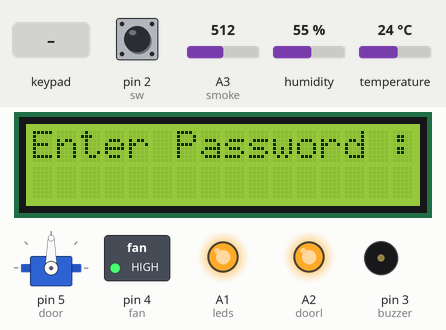
Simulated run of this sketch. Board: Arduino Uno, built with avr-gcc and run on an emulated ATmega328P. On the bench: servo, 16×2 character LCD, switched loads named in the sketch (green lamp = pin HIGH), output pins drawn as LEDs (lit = HIGH), buzzer (waves = sounding). The test bench sets the inputs (shaded band); at power-on: A3 (smoke) = 512, pin 2 (sw) HIGH, humidity 55 %, temperature 24 °C. Pins used as bus, display or sensor lines are not drawn; what the sketch prints to the serial monitor is not drawn.

Above: at 5.4 s.
5.5 s: A3 (smoke) set to 313
10.9 s: A3 (smoke) set to 286
At 12.4 s:
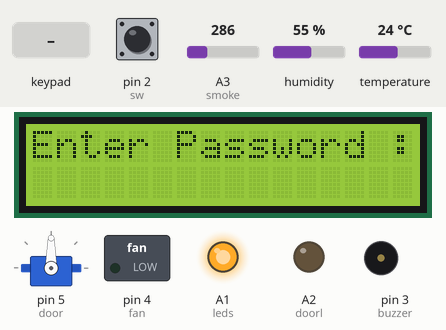
13.1 s: keypad keys 2 0 0 5 A pressed 0.4 s apart
At 16.1 s:
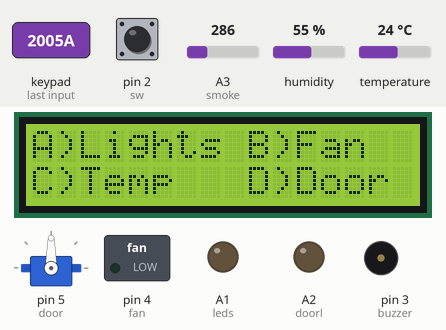
16.6 s: key 'C' pressed
At 17.7 s:
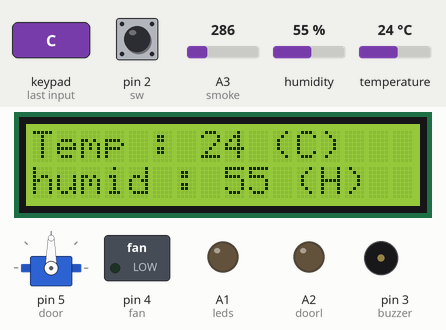
22.0 s: keypad keys 2 0 0 5 # pressed 0.4 s apart
At 24.4 s:
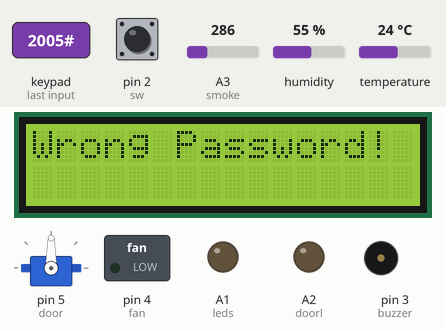
25.5 s: A3 (smoke) set to 306
At 26.6 s:
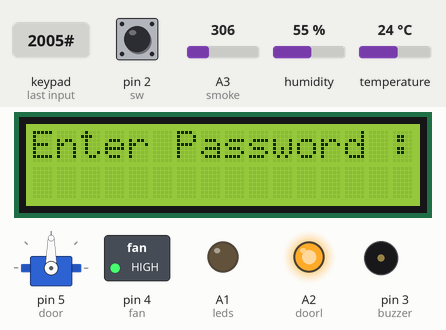
Timing chart, 0 to 30.3 s (numbered marks = the images above; inputs shaded):
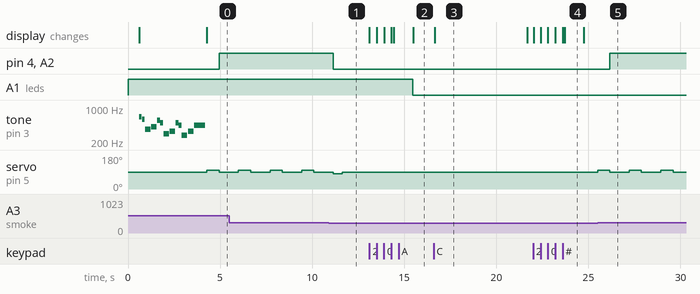

The sketch:

Main.ino
```cpp
/*--------------------------------------------------------------*/
/*---------------- Define ----------------*/
/*--------------------------------------------------------------*/
/*----------------------------------------------------------*/
#define NOTE_B0  31
#define NOTE_C1  33
#define NOTE_CS1 35
#define NOTE_D1  37
#define NOTE_DS1 39
#define NOTE_E1  41
#define NOTE_F1  44
#define NOTE_FS1 46
#define NOTE_G1  49
#define NOTE_GS1 52
#define NOTE_A1  55
#define NOTE_AS1 58
#define NOTE_B1  62
#define NOTE_C2  65
#define NOTE_CS2 69
#define NOTE_D2  73
#define NOTE_DS2 78
#define NOTE_E2  82
#define NOTE_F2  87
#define NOTE_FS2 93
#define NOTE_G2  98
#define NOTE_GS2 104
#define NOTE_A2  110
#define NOTE_AS2 117
#define NOTE_B2  123
#define NOTE_C3  131
#define NOTE_CS3 139
#define NOTE_D3  147
#define NOTE_DS3 156
#define NOTE_E3  165
#define NOTE_F3  175
#define NOTE_FS3 185
#define NOTE_G3  196
#define NOTE_GS3 208
#define NOTE_A3  220
#define NOTE_AS3 233
#define NOTE_B3  247
#define NOTE_C4  262
#define NOTE_CS4 277
#define NOTE_D4  294
#define NOTE_DS4 311
#define NOTE_E4  330
#define NOTE_F4  349
#define NOTE_FS4 370
#define NOTE_G4  392
#define NOTE_GS4 415
#define NOTE_A4  440
#define NOTE_AS4 466
#define NOTE_B4  494
#define NOTE_C5  523
#define NOTE_CS5 554
#define NOTE_D5  587
#define NOTE_DS5 622
#define NOTE_E5  659
#define NOTE_F5  698
#define NOTE_FS5 740
#define NOTE_G5  784
#define NOTE_GS5 831
#define NOTE_A5  880
#define NOTE_AS5 932
#define NOTE_B5  988
#define NOTE_C6  1047
#define NOTE_CS6 1109
#define NOTE_D6  1175
#define NOTE_DS6 1245
#define NOTE_E6  1319
#define NOTE_F6  1397
#define NOTE_FS6 1480
#define NOTE_G6  1568
#define NOTE_GS6 1661
#define NOTE_A6  1760
#define NOTE_AS6 1865
#define NOTE_B6  1976
#define NOTE_C7  2093
#define NOTE_CS7 2217
#define NOTE_D7  2349
#define NOTE_DS7 2489
#define NOTE_E7  2637
#define NOTE_F7  2794
#define NOTE_FS7 2960
#define NOTE_G7  3136
#define NOTE_GS7 3322
#define NOTE_A7  3520
#define NOTE_AS7 3729
#define NOTE_B7  3951
#define NOTE_C8  4186
#define NOTE_CS8 4435
#define NOTE_D8  4699
#define NOTE_DS8 4978
#define REST      0
int tempo = 180;
int buzzer = 3;
int melody[] =
{
  NOTE_E5, 8, NOTE_D5, 8, NOTE_FS4, 4, NOTE_GS4, 4,
  NOTE_CS5, 8, NOTE_B4, 8, NOTE_D4, 4, NOTE_E4, 4,
  NOTE_B4, 8, NOTE_A4, 8, NOTE_CS4, 4, NOTE_E4, 4,
  NOTE_A4, 2,
};
int notes = sizeof(melody) / sizeof(melody[0]) / 2;
int wholenote = (60000 * 4) / tempo;
int divider = 0, noteDuration = 0;
/*----------------------------------------------------------*/
#define master "2005"
#define sw 2
#define buzzer 3
#define doorl  A2
#define leds   A1
#define temp   A0
#define smoke  A3
#define fan    4
/*--------------------------------------------------------------*/
/*---------------- Temperature Sensor ----------------*/
/*--------------------------------------------------------------*/
#include <SimpleDHT.h>
int pinDHT11 = temp;
SimpleDHT11 dht11(pinDHT11);
/*--------------------------------------------------------------*/
/*---------------- Servo ----------------*/
/*--------------------------------------------------------------*/
#include <Servo.h>
Servo door;
/*--------------------------------------------------------------*/
/*---------------- Keypad ----------------*/
/*--------------------------------------------------------------*/
#include <Keypad.h>
const byte ROWS = 4; //four rows
const byte COLS = 4; //four columns
//define the cymbols on the buttons of the keypads
char hexaKeys[ROWS][COLS] = {
  {'1','2','3','A'},
  {'4','5','6','B'},
  {'7','8','9','C'},
  {'*','0','#','D'}
};
byte rowPins[ROWS] = {6, 7, 8, 9}; //connect to the row pinouts of the keypad
byte colPins[COLS] = {10, 11, 12, 13}; //connect to the column pinouts of the keypad
Keypad customKeypad = Keypad( makeKeymap(hexaKeys), rowPins, colPins, ROWS, COLS);
/*--------------------------------------------------------------*/
/*---------------- LiquidCrystal_I2C ----------------*/
/*--------------------------------------------------------------*/
#include <Wire.h>
#include <LiquidCrystal_I2C.h>
LiquidCrystal_I2C lcd(0x27,16,2);
/*--------------------------------------------------------------*/
/*---------------- Initial ----------------*/
/*--------------------------------------------------------------*/
int state;
bool ledf=0;
bool fanf=0;
bool doorf=0;
/*--------------------------------------------------------------*/
/*--------------------------------------------------------------*/
/*--------------------------------------------------------------*/
/*--------------------------------------------------------------*/
/*--------------------------------------------------------------*/
/*--------------------------------------------------------------*/
/*--------------------------------------------------------------*/
/*--------------------------------------------------------------*/
/*--------------------------------------------------------------*/
/*--------------------------------------------------------------*/
void setup() {
    /*----------------------------------------------------------*/

    /*----------------------------------------------------------*/
    Serial.begin(9600);
    pinMode(sw,INPUT_PULLUP);
    pinMode(buzzer,OUTPUT);
    pinMode(smoke,INPUT);
    pinMode(leds,OUTPUT);
    pinMode(doorl,OUTPUT);
    pinMode(fan,OUTPUT);
    digitalWrite(buzzer,0);
    digitalWrite(leds,1);
    digitalWrite(doorl,0);
    digitalWrite(fan,fanf);
    door_control(doorf);
    door.attach(5);
    lcd.init();
    lcd.backlight();
    lcd.clear();
    lcd.setCursor(0,0);
    lcd.print("<< Smart Home >>");
    lcd.setCursor(0,1);
    lcd.print("________________");
    sound();
}

void sound(void)
{
  for (int thisNote = 0; thisNote < notes * 2; thisNote = thisNote + 2)
  {
    divider = melody[thisNote + 1];
    if (divider > 0)
    {
      noteDuration = (wholenote) / divider;
    }
    else if (divider < 0)
    {
      noteDuration = (wholenote) / abs(divider);
      noteDuration *= 1.5;
    }
    tone(buzzer, melody[thisNote], noteDuration * 0.9);
    delay(noteDuration);
    noTone(buzzer);
  }
}


void loop()
{
  char key ;
  bool f=1;
  access();
  while(f)
  {
    lcd.clear();
    lcd.setCursor(0,0);
    lcd.print("A)Lights B)Fan");
    lcd.setCursor(0,1);
    lcd.print("C)Temp   D)Door");
    smoke_test();
    bluetooth();
    state=digitalRead(sw);
    while(state==0)
     {
       digitalWrite(buzzer,1);
       state=digitalRead(sw);
     }
     digitalWrite(buzzer,0);
     do
      {
        key= customKeypad.getKey ();
      }while(key == NO_KEY);
     if(key=='A')
       {
          digitalWrite(leds,ledf);
          ledf=!ledf;
       }
      else if(key=='B')
        {
         digitalWrite(fan,fanf);
          fanf=!fanf;
        }
      else if(key=='C')
        {
          temp_reading();
         smoke_test();
        }
     else if(key=='D')
       {
         doorf=!doorf;
         door_control(doorf);
       }
      else {f=0;}
   }
}


void door_control(int x)
{
  if(x==1)
  {
    door.write(100);
    delay(666);
    door.write(90);
  }
  if(x==0)
  {
    door.write(80);
    delay(500);
    door.write(90);
  }
}

void smoke_test(void)
{
  int x=analogRead(smoke);
  int i=0;
  if(x>300)
  {
    i++;
    while(x>300)
    {
     if(i==1)door_control(1);
     digitalWrite(doorl,1);
     digitalWrite(fan,1);
     digitalWrite(buzzer,1);
     delay(750);
     digitalWrite(buzzer,0);
     delay(300);
     Serial.println(x);
     x=analogRead(smoke);
    }
     digitalWrite(doorl,0);
     digitalWrite(fan,fanf);
     digitalWrite(buzzer,0);
     door_control(doorf);
     Serial.println(x);
  }
}


void temp_reading(void)
{
  byte temperature = 0;
  byte humidity = 0;
  int err = SimpleDHTErrSuccess;
    lcd.clear();
    lcd.setCursor(0,0);
  if ((err = dht11.read(&temperature, &humidity, NULL)) != SimpleDHTErrSuccess) {
    lcd.print("Reading failed");
  }
  else
  {
    lcd.print("Temp : ");
    lcd.print((int)temperature);
    lcd.print(" (C)");
    lcd.setCursor(0,1);
    lcd.print("humid : ");
    lcd.print((int)humidity);
    lcd.print(" (H)");
  }
  delay(5000);
}


void humi_send(void)
{
  // read without samples.
  byte temperature = 0;
  int x=0;
  byte humidity = 0;
  int err = SimpleDHTErrSuccess;
  if ((err = dht11.read(&temperature, &humidity, NULL)) != SimpleDHTErrSuccess) {
  }
  else
  {
    x=int(humidity);
  }
  Serial.print(x);
}


void temp_send(void)
{
  // read without samples.
  byte temperature = 0;
  int x=0;
  byte humidity = 0;
  int err = SimpleDHTErrSuccess;
  if ((err = dht11.read(&temperature, &humidity, NULL)) != SimpleDHTErrSuccess) {
  }
  else
  {
    x=int(temperature);
  }
  Serial.print(x);
}


void bluetooth(void)
{
 int incoming_value ;
 if(Serial.available()>0)
 {
    incoming_value =Serial.read();
    if(incoming_value=='1')
    {
        digitalWrite(leds,ledf);
        ledf=!ledf;
    }
    else if(incoming_value=='2')
    {
        digitalWrite(fan,fanf);
        fanf=!fanf;
    }
    else if(incoming_value=='3')
    {
        door_control(doorf);
        doorf=!doorf;
    }
    else if(incoming_value=='4')
    {
      temp_send();
    }
    else if(incoming_value=='5')
    {
      humi_send();
    }
    else if(incoming_value=='6')
    {
      sound();
    }
 }
}


void access (void)
{
  const String password = master;
  String password_entered = "";
  int flag=1;
  lcd.clear();
  lcd.setCursor(0,0);
  lcd.print("Enter Password : ");
  while(flag)
  {
  lcd.setCursor(0,1);
  while(password_entered.length() <4)
  {
    char key = customKeypad.getKey ();
    state=digitalRead(sw);
    while(state==0)
    {
      digitalWrite(buzzer,1);
      state=digitalRead(sw);
    }
    digitalWrite(buzzer,0);
    bluetooth();
    smoke_test();
    if(key != NO_KEY)
    {
      password_entered += key;
      lcd.print('*');
      digitalWrite(buzzer,1);
      delay(100);
      digitalWrite(buzzer,0);
    }
  }
    if(password_entered == password)
    {
      lcd.clear();
      lcd.setCursor(0,0);
      lcd.print("Password OK!");
      digitalWrite(buzzer,1);
      delay(750);
      digitalWrite(buzzer,0);
      delay(250);
      flag=0;
    }
    else
    {
      lcd.clear();
      lcd.print("Wrong Password!");
      for(int i=0 ; i<5 ; i++)
      {
      digitalWrite(buzzer,1);
      delay(100);
      digitalWrite(buzzer,0);
      delay(100);
      }
      password_entered = "";
      lcd.clear();
      lcd.setCursor(0,0);
      lcd.print("Enter Password : ");
    }
  }
}
```

Measured:
- the behaviour switches between 301 and 300 on A3 (smoke) (found by bisection; images 0 and 1)
- after the input at 10.9 s, pin 4 (fan), A2 (doorl): HIGH → LOW after 0.25 s
- after the input at 13.1 s, A1 (leds): HIGH → LOW after 2.4 s; the display: first changes at once (image 2 shows a later state)
- after the input at 16.6 s, the display: changes after 0.05 s (image 3)
- after the input at 22.0 s, the display: first changes at once (image 4 shows a later state)
- after the input at 25.5 s, pin 4 (fan), A2 (doorl): LOW → HIGH after 0.67 s; servo on pin 5 (door): alternates 100° for 0.67 s and 90° for 1.1 s, starting at once
- by itself, servo on pin 5 (door): alternates 100° for 0.67 s and 90° for 1.1 s
